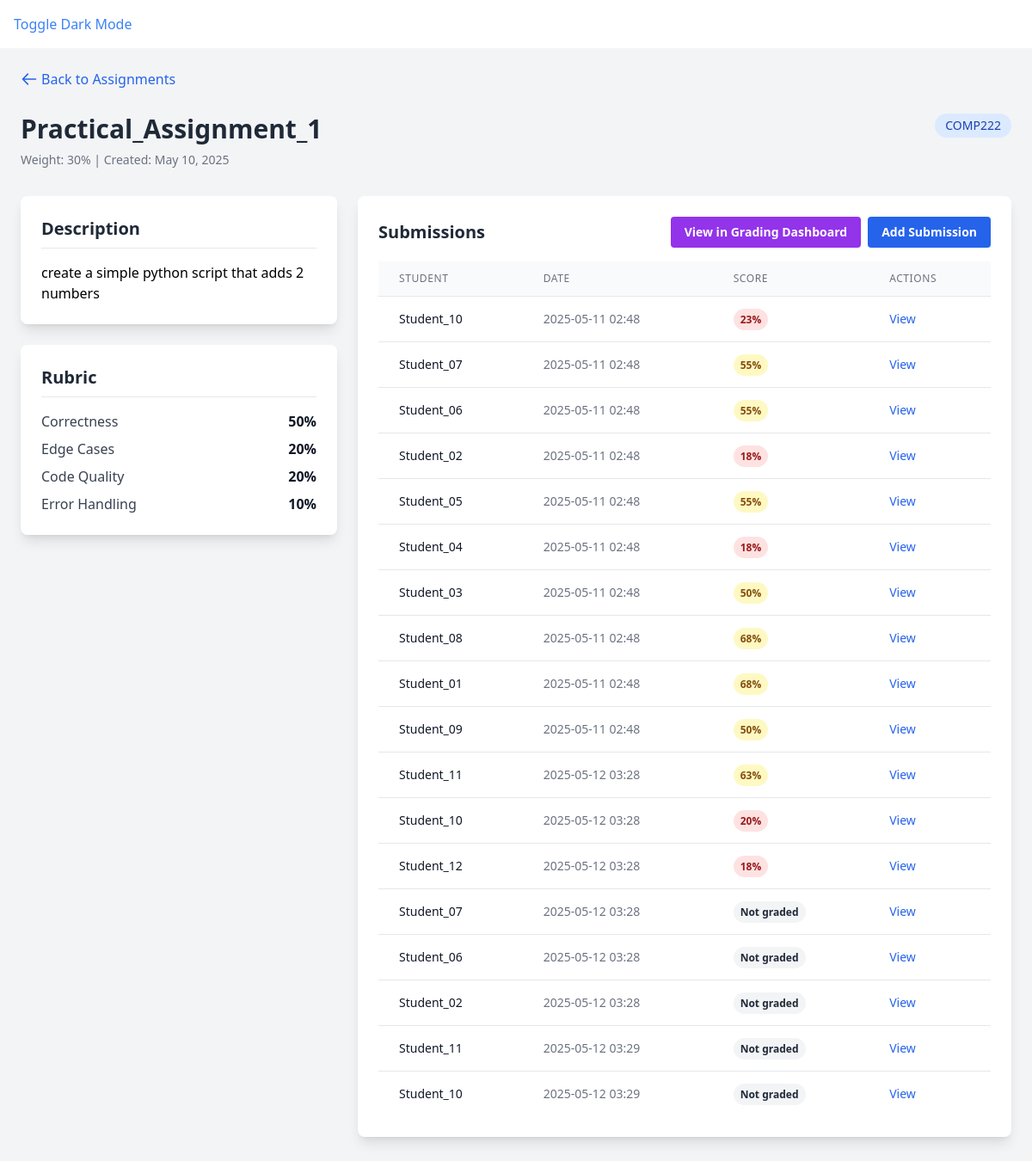
/assignment/1, run on the app's committed database.
### app.py (models this page shows, shortened)
class Assignment(db.Model):
    id = db.Column(db.Integer, primary_key=True)
    name = db.Column(db.String(100), nullable=False)
    description = db.Column(db.Text, nullable=False)
    course = db.Column(db.String(100))
    weight = db.Column(db.Integer, default=100)
    rubric = db.Column(db.JSON)
    created_at = db.Column(db.DateTime, default=datetime.datetime.utcnow)
    submissions = db.relationship('Submission', backref='assignment', lazy=True)

class Submission(db.Model):
    id = db.Column(db.Integer, primary_key=True)
    student_name = db.Column(db.String(100), nullable=False)
    student_id = db.Column(db.Integer, db.ForeignKey('student.id'), nullable=True)
    assignment_id = db.Column(db.Integer, db.ForeignKey('assignment.id'), nullable=False)
    content = db.Column(db.Text, nullable=False)
    file_path = db.Column(db.String(255), nullable=True)
    grading_breakdown = db.Column(db.JSON, nullable=True)
    submitted_at = db.Column(db.DateTime, default=datetime.datetime.utcnow)

### app.py (the view)
@app.route("/assignment/<int:assignment_id>")
def view_assignment(assignment_id):
    assignment = Assignment.query.get_or_404(assignment_id)
    submissions = Submission.query.filter_by(assignment_id=assignment_id).all()
    return render_template("assignment_detail.html", assignment=assignment, submissions=submissions)

### templates/assignment_detail.html (shortened to what this page needs)
{% extends "base.html" %}
{% block content %}
<div class="p-6 bg-gray-100 dark:bg-gray-900 min-h-screen">
  <div class="mb-6">
    <a href="{{ url_for('home') }}" class="inline-flex items-center text-blue-600 hover:text-blue-800 dark:text-blue-400 dark:hover:text-blue-300">
      <svg class="w-5 h-5 mr-1" fill="none" stroke="currentColor" viewBox="0 0 24 24" xmlns="http://www.w3.org/2000/svg">
        <path stroke-linecap="round" stroke-linejoin="round" stroke-width="2" d="M10 19l-7-7m0 0l7-7m-7 7h18"></path>
      </svg>
      Back to Assignments
    </a>
  </div>
  <div class="mb-8">
    <div class="flex justify-between items-start mb-2">
      <h1 class="text-3xl font-bold text-gray-800 dark:text-white">{{ assignment.name }}</h1>
      {% if assignment.course %}
        <span class="bg-blue-100 dark:bg-blue-900 text-blue-800 dark:text-blue-200 px-3 py-1 rounded-full text-sm">
          {{ assignment.course }}
        </span>
      {% endif %}
    </div>
    <div class="text-sm text-gray-500 dark:text-gray-400 mb-4">
      Weight: {{ assignment.weight }}% | Created: {{ assignment.created_at.strftime('%B %d, %Y') }}
    </div>
  </div>
  <div class="grid grid-cols-1 lg:grid-cols-3 gap-6">
    <div class="lg:col-span-1">
      <div class="bg-white dark:bg-gray-800 rounded-lg shadow-lg p-6 mb-6">
        <h2 class="text-xl font-bold text-gray-800 dark:text-white mb-4 border-b pb-2">Description</h2>
        <div class="prose dark:prose-invert max-w-none">
          {{ assignment.description|safe }}
        </div>
      </div>
      <div class="bg-white dark:bg-gray-800 rounded-lg shadow-lg p-6">
        <h2 class="text-xl font-bold text-gray-800 dark:text-white mb-4 border-b pb-2">Rubric</h2>
        {% if assignment.rubric %}
          <ul class="space-y-2">
            {% for criterion, points in assignment.rubric.items() %}
              <li class="flex justify-between">
                <span class="text-gray-700 dark:text-gray-300">{{ criterion }}</span>
                <span class="font-semibold text-gray-900 dark:text-white">{{ points }}%</span>
              </li>
            {% endfor %}
          </ul>
        {% else %}
          <p class="text-gray-500 dark:text-gray-400">No rubric defined for this assignment.</p>
        {% endif %}
      </div>
    </div>
    <div class="lg:col-span-2">
      <div class="bg-white dark:bg-gray-800 rounded-lg shadow-lg p-6">
        <div class="flex justify-between items-center mb-4">
          <h2 class="text-xl font-bold text-gray-800 dark:text-white">Submissions</h2>
          <div class="flex space-x-2">
            <a href="{{ url_for('grading_dashboard') }}?assignment_id={{ assignment.id }}"
               class="bg-purple-600 hover:bg-purple-700 text-white text-sm font-semibold py-2 px-4 rounded transition">
              View in Grading Dashboard
            </a>
            <button
              class="bg-blue-600 hover:bg-blue-700 text-white text-sm font-semibold py-2 px-4 rounded transition"
              id="addSubmissionBtn">
              Add Submission
            </button>
          </div>
        </div>
        {% if submissions %}
          <div class="overflow-x-auto">
            <table class="min-w-full divide-y divide-gray-200 dark:divide-gray-700">
              <thead class="bg-gray-50 dark:bg-gray-700">
                <tr>
                  <th class="px-6 py-3 text-left text-xs font-medium text-gray-500 dark:text-gray-300 uppercase tracking-wider">Student</th>
                  <th class="px-6 py-3 text-left text-xs font-medium text-gray-500 dark:text-gray-300 uppercase tracking-wider">Date</th>
                  <th class="px-6 py-3 text-left text-xs font-medium text-gray-500 dark:text-gray-300 uppercase tracking-wider">Score</th>
                  <th class="px-6 py-3 text-left text-xs font-medium text-gray-500 dark:text-gray-300 uppercase tracking-wider">Actions</th>
                </tr>
              </thead>
              <tbody class="bg-white dark:bg-gray-800 divide-y divide-gray-200 dark:divide-gray-700">
                {% for submission in submissions %}
                  <tr class="hover:bg-gray-50 dark:hover:bg-gray-700">
                    <td class="px-6 py-4 whitespace-nowrap text-sm font-medium text-gray-900 dark:text-white">
                      {{ submission.student_name }}
                    </td>
                    <td class="px-6 py-4 whitespace-nowrap text-sm text-gray-500 dark:text-gray-300">
                      {{ submission.submitted_at.strftime('%Y-%m-%d %H:%M') }}
                    </td>
                    <td class="px-6 py-4 whitespace-nowrap text-sm text-gray-500 dark:text-gray-300">
                      {% if submission.grading_breakdown %}
                        {% set total_score = submission.grading_breakdown.get('scores', {}).get('total', submission.grading_breakdown.get('total', 0)) %}
                        <span class="px-2 py-1 text-xs font-semibold rounded-full
                          {% if total_score >= 70 %}
                            bg-green-100 dark:bg-green-800 text-green-800 dark:text-green-100
                          {% elif total_score >= 50 %}
                            bg-yellow-100 dark:bg-yellow-800 text-yellow-800 dark:text-yellow-100
                          {% else %}
                            bg-red-100 dark:bg-red-800 text-red-800 dark:text-red-100
                          {% endif %}
                        ">
                          {{ total_score }}%
                        </span>
                      {% else %}
                        <span class="px-2 py-1 text-xs font-semibold rounded-full bg-gray-100 dark:bg-gray-600 text-gray-800 dark:text-gray-100">
                          Not graded
                        </span>
                      {% endif %}
                    </td>
                    <td class="px-6 py-4 whitespace-nowrap text-sm text-gray-500 dark:text-gray-300">
                      <button
                        class="text-blue-600 hover:text-blue-900 dark:text-blue-400 dark:hover:text-blue-300"
                        onclick="viewSubmission('{{ submission.id }}')">
                        View
                      </button>
                    </td>
                  </tr>
                {% endfor %}
              </tbody>
            </table>
          </div>
        {% endif %}
      </div>
    </div>
  </div>
</div>
{% endblock %}

### templates/base.html (shortened to what this page needs)
<!DOCTYPE html>
<html lang="en" class="transition-colors duration-300">
<head>
    <script src="https://cdn.tailwindcss.com"></script>
    </head>
<body class="bg-white dark:bg-gray-900 text-black dark:text-white">
    <header class="p-4">
      <button id="darkModeToggle" class="text-blue-500 hover:underline">Toggle Dark Mode</button>
    </header>
    <main>
      {% block content %}{% endblock %}
    </main>
</body>
</html>

### data on the page
Assignment: name "Practical_Assignment_1", course "COMP222", weight "30", created_at "May 10, 2025", description "create a simple python script that adds 2 numbers"
Submission: student_name "Student_10", submitted_at "2025-05-11 02:48", total_score "23"
Submission: student_name "Student_07", submitted_at "2025-05-11 02:48", total_score "55"
Submission: student_name "Student_06", submitted_at "2025-05-11 02:48", total_score "55"
Submission: student_name "Student_02", submitted_at "2025-05-11 02:48", total_score "18"
Submission: student_name "Student_05", submitted_at "2025-05-11 02:48", total_score "55"
Submission: student_name "Student_04", submitted_at "2025-05-11 02:48", total_score "18"
Submission: student_name "Student_03", submitted_at "2025-05-11 02:48", total_score "50"
Submission: student_name "Student_08", submitted_at "2025-05-11 02:48", total_score "68"
Submission: student_name "Student_01", submitted_at "2025-05-11 02:48", total_score "68"
Submission: student_name "Student_09", submitted_at "2025-05-11 02:48", total_score "50"
Submission: student_name "Student_11", submitted_at "2025-05-12 03:28", total_score "63"
Submission: student_name "Student_10", submitted_at "2025-05-12 03:28", total_score "20"
Submission: student_name "Student_12", submitted_at "2025-05-12 03:28", total_score "18"
Submission: student_name "Student_07", submitted_at "2025-05-12 03:28", shows "Not graded"
Submission: student_name "Student_06", submitted_at "2025-05-12 03:28", shows "Not graded"
Submission: student_name "Student_02", submitted_at "2025-05-12 03:28", shows "Not graded"
Submission: student_name "Student_11", submitted_at "2025-05-12 03:29", shows "Not graded"
Submission: student_name "Student_10", submitted_at "2025-05-12 03:29", shows "Not graded"

### other printed values
{{ criterion }} "Correctness" "Edge Cases" "Code Quality" "Error Handling"
{{ points }} "50" "20" "20" "10"
